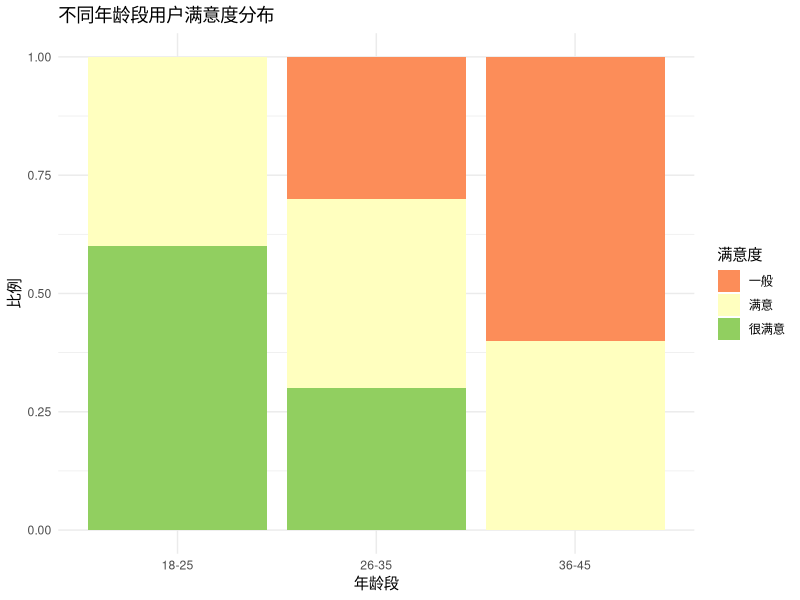
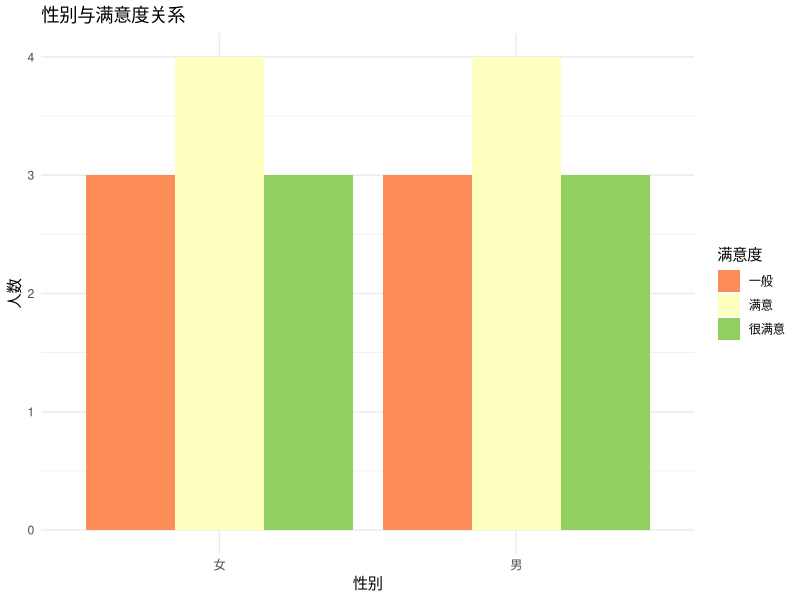
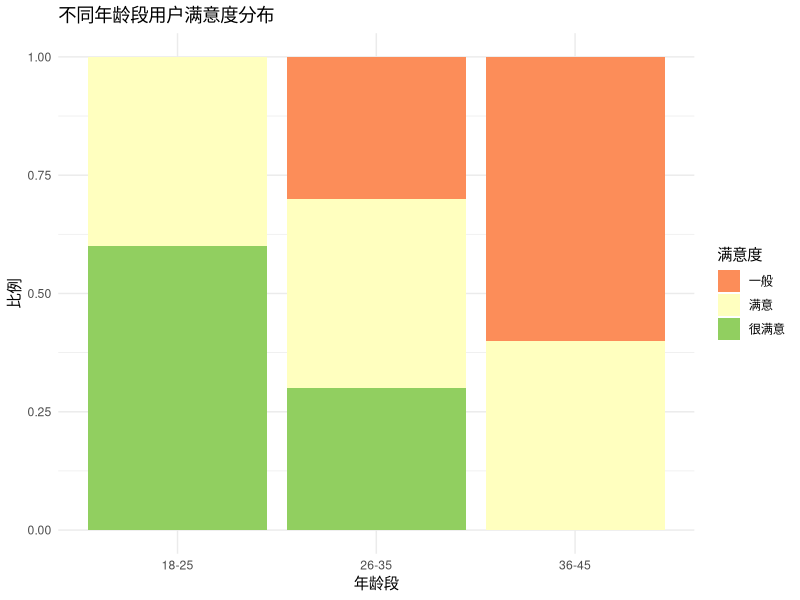
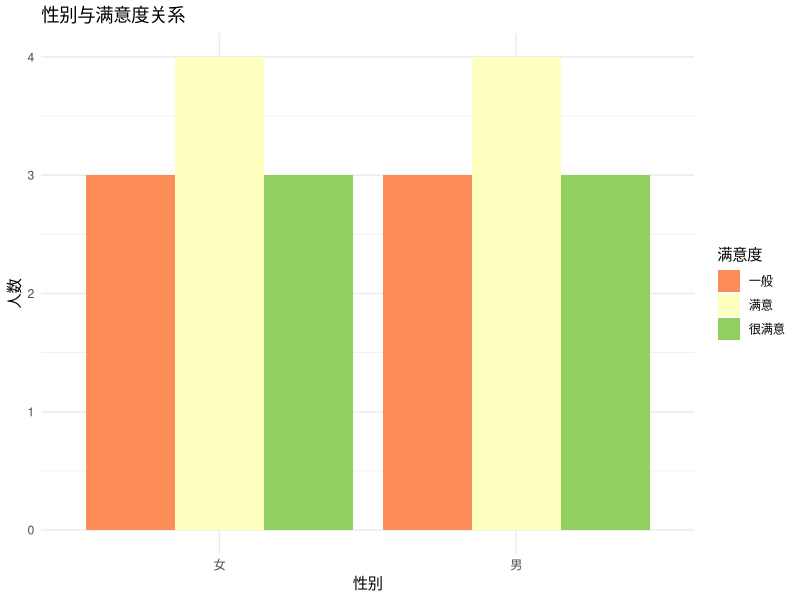

Here is the R script that generated these plots, in order:
# 消费者调研数据分析脚本
# 使用R语言进行数据处理和可视化

# 加载必要的包
library(dplyr)
library(ggplot2)

# 设置工作目录（根据实际情况调整）
setwd("C:/Users/l/Documents/GitHub/SurveyAnalysis")

# 1. 数据读取和预处理
# 假设调研数据存储在CSV文件中
survey_data <- read.csv("survey_responses.csv", stringsAsFactors = FALSE)

# 数据结构检查
str(survey_data)
summary(survey_data)

# 2. 数据清洗
clean_data <- survey_data %>%
  filter(!is.na(age) & !is.na(gender)) %>%  # 过滤缺失值
  mutate(
    age_group = cut(age, breaks = c(0, 25, 35, 45, 100),
                   labels = c("18-25", "26-35", "36-45", "46+")),
    satisfaction_level = factor(satisfaction,
                               levels = 1:5,
                               labels = c("很不满意", "不满意", "一般", "满意", "很满意"))
  )

# 3. 描述性统计
# 年龄分布
age_stats <- clean_data %>%
  group_by(age_group) %>%
  summarise(count = n(), percentage = n()/nrow(clean_data)*100)

print("年龄分布统计：")
print(age_stats)

# 性别分布
gender_stats <- clean_data %>%
  group_by(gender) %>%
  summarise(count = n(), percentage = n()/nrow(clean_data)*100)

print("性别分布统计：")
print(gender_stats)

# 4. 可视化分析

# 年龄段满意度分布
ggplot(clean_data, aes(x = age_group, fill = satisfaction_level)) +
  geom_bar(position = "fill") +
  scale_fill_brewer(palette = "RdYlGn") +
  labs(title = "不同年龄段用户满意度分布",
       x = "年龄段", y = "比例",
       fill = "满意度") +
  theme_minimal()

# 保存图表
ggsave("age_satisfaction_distribution.png", width = 8, height = 6)

# 性别满意度对比
ggplot(clean_data, aes(x = gender, fill = satisfaction_level)) +
  geom_bar(position = "dodge") +
  scale_fill_brewer(palette = "RdYlGn") +
  labs(title = "性别与满意度关系",
       x = "性别", y = "人数",
       fill = "满意度") +
  theme_minimal()

ggsave("gender_satisfaction_comparison.png", width = 8, height = 6)

# 5. 文本分析（评论数据）- 暂时跳过，需要安装额外包
# 假设有评论数据
# if(file.exists("comments.txt")) {
#   comments <- readLines("comments.txt", encoding = "UTF-8")
#   
#   # 创建语料库
#   corpus <- Corpus(VectorSource(comments))
#   
#   # 文本预处理
#   corpus <- corpus %>%
#     tm_map(content_transformer(tolower)) %>%
#     tm_map(removePunctuation) %>%
#     tm_map(removeNumbers) %>%
#     tm_map(removeWords, stopwords("chinese")) %>%  # 中文停用词
#     tm_map(stripWhitespace)
#   
#   # 创建词频矩阵
#   dtm <- DocumentTermMatrix(corpus)
#   freq <- colSums(as.matrix(dtm))
#   
#   # 生成词云
#   wordcloud2(data.frame(word = names(freq), freq = freq),
#              size = 0.5, color = "random-light", backgroundColor = "white")
# }# 6. 相关性分析
# 假设有数值变量
numeric_vars <- clean_data %>%
  select_if(is.numeric) %>%
  select(-age)  # 排除年龄，如果有其他数值变量

if(ncol(numeric_vars) > 1) {
  correlation_matrix <- cor(numeric_vars, use = "complete.obs")
  print("相关性矩阵：")
  print(correlation_matrix)
}

# 7. 输出结果
# 保存处理后的数据
write.csv(clean_data, "processed_survey_data.csv", row.names = FALSE)

# 生成总结报告
summary_report <- paste0(
  "调研数据分析报告\n\n",
  "总样本量：", nrow(clean_data), "\n",
  "男性比例：", round(gender_stats$percentage[gender_stats$gender == "男"], 1), "%\n",
  "女性比例：", round(gender_stats$percentage[gender_stats$gender == "女"], 1), "%\n",
  "平均年龄：", round(mean(clean_data$age, na.rm = TRUE), 1), "岁\n",
  "满意度均值：", round(mean(as.numeric(clean_data$satisfaction), na.rm = TRUE), 2), "\n\n",
  "详细分析结果请查看生成的图表文件。"
)

writeLines(summary_report, "survey_analysis_report.txt")

print("数据分析完成！请查看生成的图表和报告文件。")